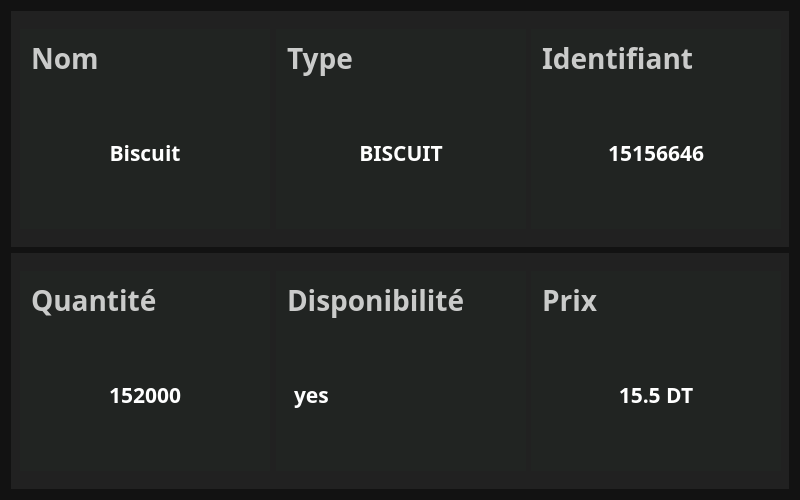
<?xml version="1.0" encoding="UTF-8"?>
<ui version="4.0">
 <class>binome1</class>
 <widget class="QDialog" name="binome1">
  <property name="geometry">
   <rect>
    <x>0</x>
    <y>0</y>
    <width>800</width>
    <height>500</height>
   </rect>
  </property>
  <property name="minimumSize">
   <size>
    <width>800</width>
    <height>500</height>
   </size>
  </property>
  <property name="maximumSize">
   <size>
    <width>800</width>
    <height>500</height>
   </size>
  </property>
  <property name="windowTitle">
   <string>Dialog</string>
  </property>
  <property name="styleSheet">
   <string notr="true">*{
	background-color: #121212;
   color :white;
}
#frame,#frame_2{
background-color: #212121;
   color :white;
}
#frame_3,#frame_4,#frame_5,#frame_6,#frame_7,#frame_8{
/*background-color: #212121;*/
   color :white;
	background-color: rgba(29, 185, 84,5);
}
#frame_3:hover,#frame_4:hover,#frame_5:hover,#frame_6:hover,#frame_7:hover,#frame_8:hover{
/*background-color: white;*/
   color :white;
	background-color: rgba(29, 185, 84,50);
/*background-color: rgba(255, 255, 255,100);*/
}
QLineEdit{
background-color: transparent;
background: transparent;
border-radius:0px;
/*color: rgba(255, 255, 255,255);*/
	color: rgba(221, 221, 221,230);
}
QTextEdit{
background-color: transparent;
background: transparent;
border-radius:0px;
color:white;

}
QFrame{
background-color: transparent;
background: transparent;
border-radius:0px;
color:white;
	border-color: transparent;

}</string>
  </property>
  <layout class="QVBoxLayout" name="verticalLayout_6">
   <item>
    <widget class="QFrame" name="frame">
     <property name="frameShape">
      <enum>QFrame::StyledPanel</enum>
     </property>
     <property name="frameShadow">
      <enum>QFrame::Raised</enum>
     </property>
     <layout class="QHBoxLayout" name="horizontalLayout">
      <item>
       <widget class="QFrame" name="frame_3">
        <property name="minimumSize">
         <size>
          <width>250</width>
          <height>150</height>
         </size>
        </property>
        <property name="maximumSize">
         <size>
          <width>150</width>
          <height>200</height>
         </size>
        </property>
        <property name="styleSheet">
         <string notr="true"/>
        </property>
        <property name="frameShape">
         <enum>QFrame::StyledPanel</enum>
        </property>
        <property name="frameShadow">
         <enum>QFrame::Raised</enum>
        </property>
        <layout class="QVBoxLayout" name="verticalLayout_2">
         <item>
          <widget class="QLineEdit" name="lineEdit">
           <property name="font">
            <font>
             <family>Bahnschrift SemiBold</family>
             <pointsize>21</pointsize>
             <weight>75</weight>
             <italic>false</italic>
             <bold>true</bold>
             <kerning>true</kerning>
            </font>
           </property>
           <property name="text">
            <string>Nom</string>
           </property>
           <property name="readOnly">
            <bool>true</bool>
           </property>
          </widget>
         </item>
         <item>
          <widget class="QFrame" name="frame_9">
           <property name="frameShape">
            <enum>QFrame::StyledPanel</enum>
           </property>
           <property name="frameShadow">
            <enum>QFrame::Raised</enum>
           </property>
           <layout class="QGridLayout" name="gridLayout">
            <item row="0" column="0">
             <widget class="QLabel" name="label_nom">
              <property name="font">
               <font>
                <family>Bahnschrift SemiBold</family>
                <pointsize>16</pointsize>
                <weight>75</weight>
                <bold>true</bold>
               </font>
              </property>
              <property name="text">
               <string>Biscuit</string>
              </property>
              <property name="alignment">
               <set>Qt::AlignCenter</set>
              </property>
             </widget>
            </item>
           </layout>
          </widget>
         </item>
        </layout>
       </widget>
      </item>
      <item>
       <widget class="QFrame" name="frame_4">
        <property name="minimumSize">
         <size>
          <width>250</width>
          <height>150</height>
         </size>
        </property>
        <property name="maximumSize">
         <size>
          <width>150</width>
          <height>200</height>
         </size>
        </property>
        <property name="frameShape">
         <enum>QFrame::StyledPanel</enum>
        </property>
        <property name="frameShadow">
         <enum>QFrame::Raised</enum>
        </property>
        <layout class="QVBoxLayout" name="verticalLayout_3">
         <item>
          <widget class="QLineEdit" name="lineEdit_2">
           <property name="font">
            <font>
             <family>Bahnschrift SemiBold</family>
             <pointsize>21</pointsize>
             <weight>75</weight>
             <italic>false</italic>
             <bold>true</bold>
             <kerning>true</kerning>
            </font>
           </property>
           <property name="text">
            <string>Type </string>
           </property>
           <property name="readOnly">
            <bool>true</bool>
           </property>
          </widget>
         </item>
         <item>
          <widget class="QFrame" name="frame_10">
           <property name="frameShape">
            <enum>QFrame::StyledPanel</enum>
           </property>
           <property name="frameShadow">
            <enum>QFrame::Raised</enum>
           </property>
           <layout class="QHBoxLayout" name="horizontalLayout_4">
            <item>
             <widget class="QLabel" name="label_type">
              <property name="font">
               <font>
                <family>Bahnschrift SemiBold</family>
                <pointsize>16</pointsize>
                <weight>75</weight>
                <bold>true</bold>
               </font>
              </property>
              <property name="text">
               <string>BISCUIT</string>
              </property>
              <property name="alignment">
               <set>Qt::AlignCenter</set>
              </property>
             </widget>
            </item>
           </layout>
          </widget>
         </item>
        </layout>
       </widget>
      </item>
      <item>
       <widget class="QFrame" name="frame_5">
        <property name="minimumSize">
         <size>
          <width>250</width>
          <height>150</height>
         </size>
        </property>
        <property name="maximumSize">
         <size>
          <width>150</width>
          <height>200</height>
         </size>
        </property>
        <property name="frameShape">
         <enum>QFrame::StyledPanel</enum>
        </property>
        <property name="frameShadow">
         <enum>QFrame::Raised</enum>
        </property>
        <layout class="QVBoxLayout" name="verticalLayout_4">
         <item>
          <widget class="QLineEdit" name="lineEdit_3">
           <property name="font">
            <font>
             <family>Bahnschrift SemiBold</family>
             <pointsize>21</pointsize>
             <weight>75</weight>
             <italic>false</italic>
             <bold>true</bold>
             <kerning>true</kerning>
            </font>
           </property>
           <property name="text">
            <string>Identifiant</string>
           </property>
           <property name="readOnly">
            <bool>true</bool>
           </property>
          </widget>
         </item>
         <item>
          <widget class="QFrame" name="frame_11">
           <property name="frameShape">
            <enum>QFrame::StyledPanel</enum>
           </property>
           <property name="frameShadow">
            <enum>QFrame::Raised</enum>
           </property>
           <layout class="QHBoxLayout" name="horizontalLayout_5">
            <item>
             <widget class="QLabel" name="label_id">
              <property name="font">
               <font>
                <family>Bahnschrift SemiBold</family>
                <pointsize>16</pointsize>
                <weight>75</weight>
                <bold>true</bold>
               </font>
              </property>
              <property name="text">
               <string>15156646</string>
              </property>
              <property name="alignment">
               <set>Qt::AlignCenter</set>
              </property>
             </widget>
            </item>
           </layout>
          </widget>
         </item>
        </layout>
       </widget>
      </item>
     </layout>
    </widget>
   </item>
   <item>
    <widget class="QFrame" name="frame_2">
     <property name="frameShape">
      <enum>QFrame::StyledPanel</enum>
     </property>
     <property name="frameShadow">
      <enum>QFrame::Raised</enum>
     </property>
     <layout class="QHBoxLayout" name="horizontalLayout_2">
      <item>
       <widget class="QFrame" name="frame_6">
        <property name="minimumSize">
         <size>
          <width>250</width>
          <height>150</height>
         </size>
        </property>
        <property name="maximumSize">
         <size>
          <width>150</width>
          <height>200</height>
         </size>
        </property>
        <property name="frameShape">
         <enum>QFrame::StyledPanel</enum>
        </property>
        <property name="frameShadow">
         <enum>QFrame::Raised</enum>
        </property>
        <layout class="QVBoxLayout" name="verticalLayout_5">
         <item>
          <widget class="QLineEdit" name="lineEdit_4">
           <property name="font">
            <font>
             <family>Bahnschrift SemiBold</family>
             <pointsize>21</pointsize>
             <weight>75</weight>
             <italic>false</italic>
             <bold>true</bold>
             <kerning>true</kerning>
            </font>
           </property>
           <property name="text">
            <string>Quantité</string>
           </property>
           <property name="readOnly">
            <bool>true</bool>
           </property>
          </widget>
         </item>
         <item>
          <widget class="QFrame" name="frame_12">
           <property name="frameShape">
            <enum>QFrame::StyledPanel</enum>
           </property>
           <property name="frameShadow">
            <enum>QFrame::Raised</enum>
           </property>
           <layout class="QHBoxLayout" name="horizontalLayout_6">
            <item>
             <widget class="QLabel" name="label_quantite">
              <property name="font">
               <font>
                <family>Bahnschrift SemiBold</family>
                <pointsize>16</pointsize>
                <weight>75</weight>
                <bold>true</bold>
               </font>
              </property>
              <property name="text">
               <string>152000</string>
              </property>
              <property name="alignment">
               <set>Qt::AlignCenter</set>
              </property>
             </widget>
            </item>
           </layout>
          </widget>
         </item>
        </layout>
       </widget>
      </item>
      <item>
       <widget class="QFrame" name="frame_7">
        <property name="minimumSize">
         <size>
          <width>250</width>
          <height>150</height>
         </size>
        </property>
        <property name="maximumSize">
         <size>
          <width>150</width>
          <height>200</height>
         </size>
        </property>
        <property name="frameShape">
         <enum>QFrame::StyledPanel</enum>
        </property>
        <property name="frameShadow">
         <enum>QFrame::Raised</enum>
        </property>
        <layout class="QVBoxLayout" name="verticalLayout">
         <item>
          <widget class="QLineEdit" name="lineEdit_5">
           <property name="font">
            <font>
             <family>Bahnschrift SemiBold</family>
             <pointsize>21</pointsize>
             <weight>75</weight>
             <italic>false</italic>
             <bold>true</bold>
             <kerning>true</kerning>
            </font>
           </property>
           <property name="text">
            <string>Disponibilité</string>
           </property>
           <property name="readOnly">
            <bool>true</bool>
           </property>
          </widget>
         </item>
         <item>
          <widget class="QFrame" name="frame_13">
           <property name="frameShape">
            <enum>QFrame::StyledPanel</enum>
           </property>
           <property name="frameShadow">
            <enum>QFrame::Raised</enum>
           </property>
           <layout class="QHBoxLayout" name="horizontalLayout_3">
            <item>
             <widget class="QLabel" name="label_dispo">
              <property name="font">
               <font>
                <family>Bahnschrift SemiBold</family>
                <pointsize>16</pointsize>
                <weight>75</weight>
                <bold>true</bold>
               </font>
              </property>
              <property name="text">
               <string>yes</string>
              </property>
             </widget>
            </item>
           </layout>
          </widget>
         </item>
        </layout>
       </widget>
      </item>
      <item>
       <widget class="QFrame" name="frame_8">
        <property name="minimumSize">
         <size>
          <width>250</width>
          <height>150</height>
         </size>
        </property>
        <property name="maximumSize">
         <size>
          <width>150</width>
          <height>200</height>
         </size>
        </property>
        <property name="frameShape">
         <enum>QFrame::StyledPanel</enum>
        </property>
        <property name="frameShadow">
         <enum>QFrame::Raised</enum>
        </property>
        <layout class="QVBoxLayout" name="verticalLayout_7">
         <item>
          <widget class="QLineEdit" name="lineEdit_6">
           <property name="font">
            <font>
             <family>Bahnschrift SemiBold</family>
             <pointsize>21</pointsize>
             <weight>75</weight>
             <italic>false</italic>
             <bold>true</bold>
             <kerning>true</kerning>
            </font>
           </property>
           <property name="text">
            <string>Prix</string>
           </property>
           <property name="readOnly">
            <bool>true</bool>
           </property>
          </widget>
         </item>
         <item>
          <widget class="QFrame" name="frame_14">
           <property name="frameShape">
            <enum>QFrame::StyledPanel</enum>
           </property>
           <property name="frameShadow">
            <enum>QFrame::Raised</enum>
           </property>
           <layout class="QHBoxLayout" name="horizontalLayout_8">
            <item>
             <widget class="QLabel" name="label_prix">
              <property name="font">
               <font>
                <family>Bahnschrift SemiBold</family>
                <pointsize>16</pointsize>
                <weight>75</weight>
                <bold>true</bold>
               </font>
              </property>
              <property name="text">
               <string>15.5 DT</string>
              </property>
              <property name="alignment">
               <set>Qt::AlignCenter</set>
              </property>
             </widget>
            </item>
           </layout>
          </widget>
         </item>
        </layout>
       </widget>
      </item>
     </layout>
    </widget>
   </item>
  </layout>
 </widget>
 <resources/>
 <connections/>
</ui>
